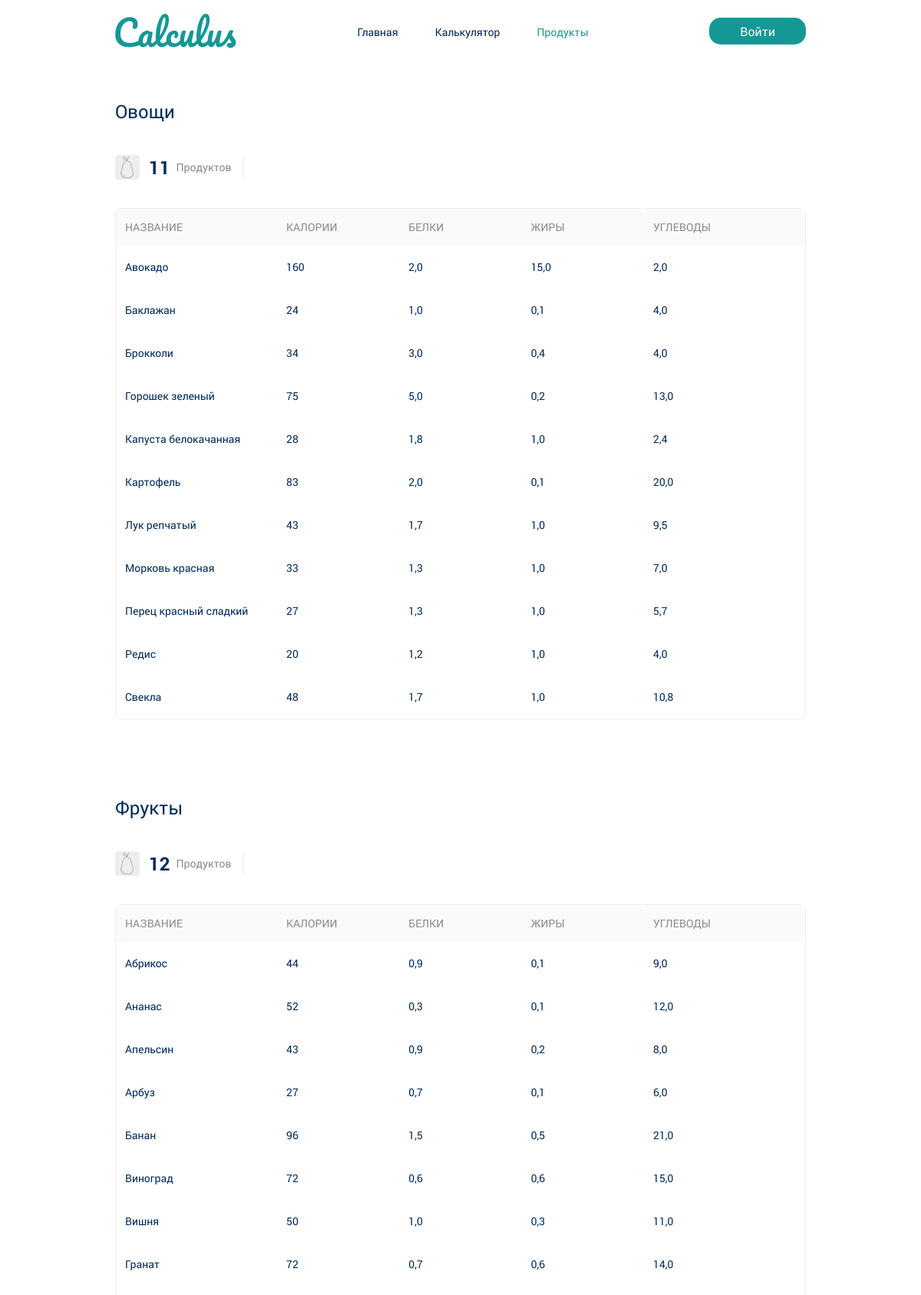
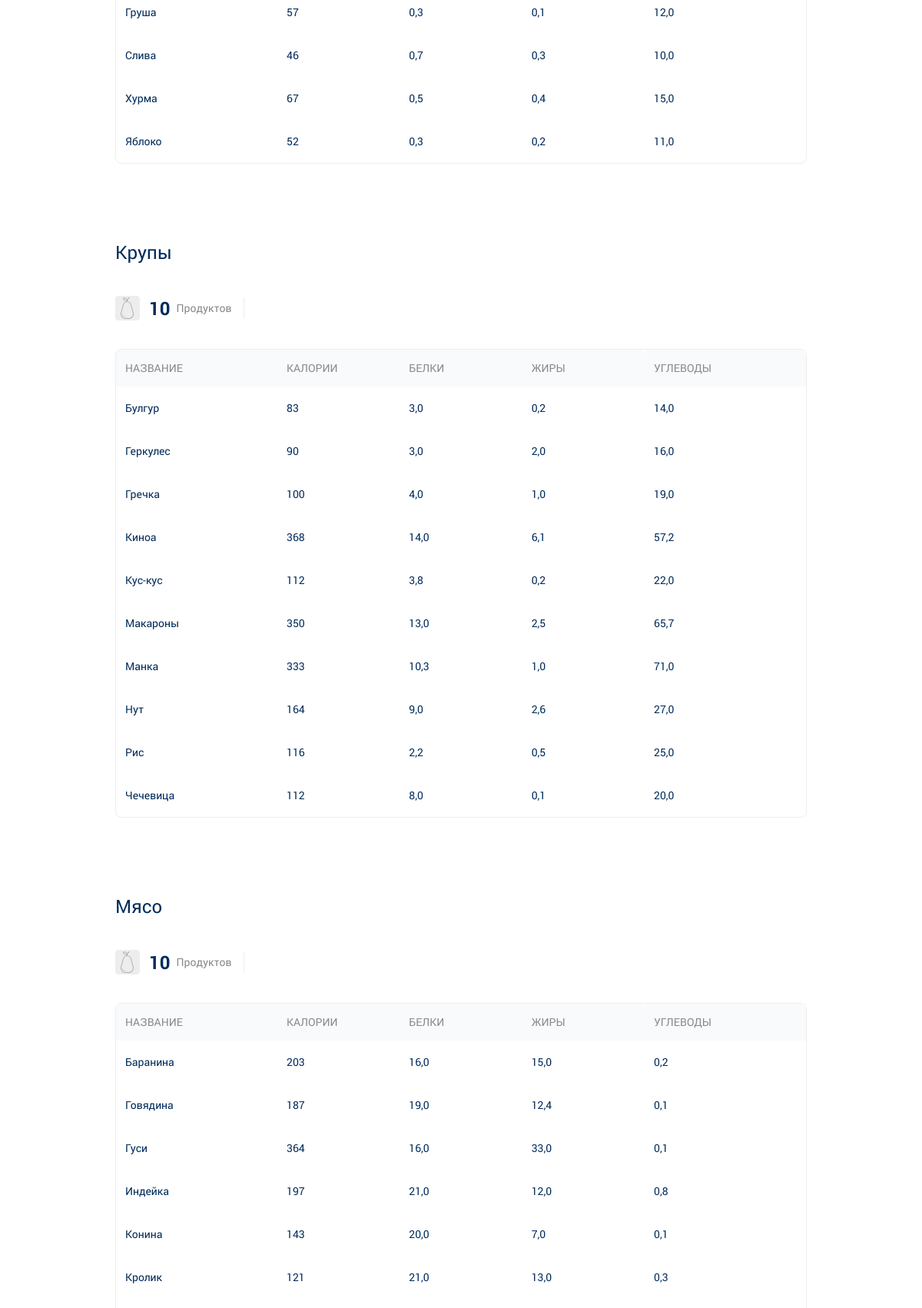
Screenshot of /products/ (upper part) with the database file from the repository (2 pictures, top to bottom).
### main/models.py (models this page shows, shortened)
class Vegetable(models.Model):
    name = models.CharField(max_length=200, verbose_name='Название')
    calories = models.IntegerField(verbose_name='Калории')
    proteins = models.FloatField(verbose_name='Белки')
    fats = models.FloatField(verbose_name='Жиры')
    carbohydrates = models.FloatField(verbose_name='Углеводы')
    class Meta:
        verbose_name = 'Овощ'
        verbose_name_plural = 'Овощи'
        ordering = ['name']

class Fruit(models.Model):
    name = models.CharField(max_length=200, verbose_name='Название')
    calories = models.IntegerField(verbose_name='Калории')
    proteins = models.FloatField(verbose_name='Белки')
    fats = models.FloatField(verbose_name='Жиры')
    carbohydrates = models.FloatField(verbose_name='Углеводы')
    class Meta:
        verbose_name = 'Фрукт'
        verbose_name_plural = 'Фрукты'
        ordering = ['name']

class Grain(models.Model):
    name = models.CharField(max_length=200, verbose_name='Название')
    calories = models.IntegerField(verbose_name='Калории')
    proteins = models.FloatField(verbose_name='Белки')
    fats = models.FloatField(verbose_name='Жиры')
    carbohydrates = models.FloatField(verbose_name='Углеводы')
    class Meta:
        verbose_name = 'Крупа'
        verbose_name_plural = 'Крупы'
        ordering = ['name']

class Meat(models.Model):
    name = models.CharField(max_length=200, verbose_name='Название')
    calories = models.IntegerField(verbose_name='Калории')
    proteins = models.FloatField(verbose_name='Белки')
    fats = models.FloatField(verbose_name='Жиры')
    carbohydrates = models.FloatField(verbose_name='Углеводы')
    class Meta:
        verbose_name = 'Мясо'
        verbose_name_plural = 'Мясо'
        ordering = ['name']

### main/views.py (the view)
# urls.py: path('products/', products, name='products'),
def products(request):
    vegetables = Vegetable.objects.all()
    fruits = Fruit.objects.all()
    grains = Grain.objects.all()
    meat = Meat.objects.all()
    context = get_context_data(title="Продукты", active_url='products', products=[
        {'title': 'Овощи', 'list': vegetables},
        {'title': 'Фрукты', 'list': fruits},
        {'title': 'Крупы', 'list': grains},
        {'title': 'Мясо', 'list': meat},
    ])
    return render(request, 'main/products.html', context)

### main/utils.py (called while the page is built)
def get_context_data(**kwargs):
    context = kwargs
    context['menu'] = menu
    return context

### main/templates/main/products.html
{% extends 'main/base.html' %}
{% load static %}
{% block content %}
<main>
    {% for product in products %}
        <section class="products">
            <div class='container'>
                <div class="products__title">{{ product.title }}</div>
                <div class="products__amount">
                    <div class="products__amount-img"><img src="{% static 'main/img/fruit.svg' %}" alt=""></div>
                    <div class="products__amount-num">{{ product.list.count }}</div>
                    <div class="products__amount-name">Продуктов</div>
                </div>
                <table class="products__table">
                    <thead class="products__table-head">
                        <tr class="products__table-row">
                            <th class="products__table-header">Название</th>
                            <th class="products__table-header">Калории</th>
                            <th class="products__table-header">Белки</th>
                            <th class="products__table-header">Жиры</th>
                            <th class="products__table-header">Углеводы</th>
                        </tr>
                    </thead>
                    <tbody class="products__table-body">
                        {% for item in product.list %}
                            <tr class="products__table-row">
                                <td class="products__table-cell">{{ item.name }}</td>
                                <td class="products__table-cell">{{ item.calories }}</td>
                                <td class="products__table-cell">{{ item.proteins }}</td>
                                <td class="products__table-cell">{{ item.fats }}</td>
                                <td class="products__table-cell">{{ item.carbohydrates }}</td>
                            </tr>
                        {% endfor %}
                    </tbody>
                </table>
            </div>
        </section>
    {% endfor %}
</main>
{% endblock %}

### rows the page displays
Vegetable: name "Авокадо", calories "160", proteins "2,0", fats "15,0", carbohydrates "2,0"
Vegetable: name "Баклажан", calories "24", proteins "1,0", fats "0,1", carbohydrates "4,0"
Vegetable: name "Брокколи", calories "34", proteins "3,0", fats "0,4", carbohydrates "4,0"
Vegetable: name "Горошек зеленый", calories "75", proteins "5,0", fats "0,2", carbohydrates "13,0"
Vegetable: name "Капуста белокачанная", calories "28", proteins "1,8", fats "1,0", carbohydrates "2,4"
Vegetable: name "Картофель", calories "83", proteins "2,0", fats "0,1", carbohydrates "20,0"
Vegetable: name "Лук репчатый", calories "43", proteins "1,7", fats "1,0", carbohydrates "9,5"
Vegetable: name "Морковь красная", calories "33", proteins "1,3", fats "1,0", carbohydrates "7,0"
Vegetable: name "Перец красный сладкий", calories "27", proteins "1,3", fats "1,0", carbohydrates "5,7"
Vegetable: name "Редис", calories "20", proteins "1,2", fats "1,0", carbohydrates "4,0"
Vegetable: name "Свекла", calories "48", proteins "1,7", fats "1,0", carbohydrates "10,8"
Fruit: name "Абрикос", calories "44", proteins "0,9", fats "0,1", carbohydrates "9,0"
Fruit: name "Ананас", calories "52", proteins "0,3", fats "0,1", carbohydrates "12,0"
Fruit: name "Апельсин", calories "43", proteins "0,9", fats "0,2", carbohydrates "8,0"
Fruit: name "Арбуз", calories "27", proteins "0,7", fats "0,1", carbohydrates "6,0"
Fruit: name "Банан", calories "96", proteins "1,5", fats "0,5", carbohydrates "21,0"
Fruit: name "Виноград", calories "72", proteins "0,6", fats "0,6", carbohydrates "15,0"
Fruit: name "Вишня", calories "50", proteins "1,0", fats "0,3", carbohydrates "11,0"
Fruit: name "Гранат", calories "72", proteins "0,7", fats "0,6", carbohydrates "14,0"
Fruit: name "Груша", calories "57", proteins "0,3", fats "0,1", carbohydrates "12,0"
Fruit: name "Слива", calories "46", proteins "0,7", fats "0,3", carbohydrates "10,0"
Fruit: name "Хурма", calories "67", proteins "0,5", fats "0,4", carbohydrates "15,0"
Fruit: name "Яблоко", calories "52", proteins "0,3", fats "0,2", carbohydrates "11,0"
Grain: name "Булгур", calories "83", proteins "3,0", fats "0,2", carbohydrates "14,0"
Grain: name "Геркулес", calories "90", proteins "3,0", fats "2,0", carbohydrates "16,0"
Grain: name "Гречка", calories "100", proteins "4,0", fats "1,0", carbohydrates "19,0"
Grain: name "Киноа", calories "368", proteins "14,0", fats "6,1", carbohydrates "57,2"
Grain: name "Кус-кус", calories "112", proteins "3,8", fats "0,2", carbohydrates "22,0"
Grain: name "Макароны", calories "350", proteins "13,0", fats "2,5", carbohydrates "65,7"
Grain: name "Манка", calories "333", proteins "10,3", fats "1,0", carbohydrates "71,0"
Grain: name "Нут", calories "164", proteins "9,0", fats "2,6", carbohydrates "27,0"
Grain: name "Рис", calories "116", proteins "2,2", fats "0,5", carbohydrates "25,0"
Grain: name "Чечевица", calories "112", proteins "8,0", fats "0,1", carbohydrates "20,0"
Meat: name "Баранина", calories "203", proteins "16,0", fats "15,0", carbohydrates "0,2"
Meat: name "Говядина", calories "187", proteins "19,0", fats "12,4", carbohydrates "0,1"
Meat: name "Гуси", calories "364", proteins "16,0", fats "33,0", carbohydrates "0,1"
Meat: name "Индейка", calories "197", proteins "21,0", fats "12,0", carbohydrates "0,8"
Meat: name "Конина", calories "143", proteins "20,0", fats "7,0", carbohydrates "0,1"
Meat: name "Кролик", calories "121", proteins "21,0", fats "13,0", carbohydrates "0,3"

### other values shown
{{ menu_item.title }} "Главная" "Калькулятор"
{{ menu_item.title }} "Продукты"
{{ product.title }} "Овощи" "Фрукты" "Крупы" "Мясо"
{{ product.list.count }} "11" "12" "10" "10"
